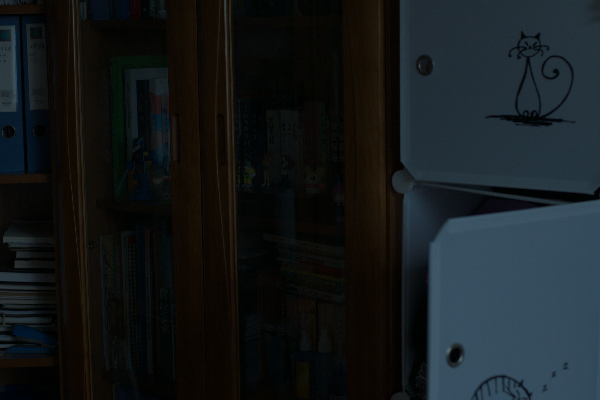
#> input picture data/LOL/eval15/low/1.png, 600 x 400 px, found by its file name
$ jupyter execute 01_dataset_exploration.ipynb
#> lines starting #> are read from the running program, lines starting #| are printed output that depends on the picture; long printed decimals are rounded
# Dataset Exploration – LOL Dataset

## Objective
This notebook explores the LOL (Low-Light) dataset to understand illumination degradation,
contrast loss, and structural challenges faced by object detection models in low-light images.
This analysis motivates the need for a dedicated image enhancement stage.

[cell 1]
import os
import cv2
import numpy as np
import matplotlib.pyplot as plt

[cell 2]
BASE_PATH = "../data/LOL"

TRAIN_LOW = os.path.join(BASE_PATH, "our485", "low")
TRAIN_HIGH = os.path.join(BASE_PATH, "our485", "high")

TEST_LOW = os.path.join(BASE_PATH, "eval15", "low")
TEST_HIGH = os.path.join(BASE_PATH, "eval15", "high")

print("Train low exists:", os.path.exists(TRAIN_LOW))
print("Train high exists:", os.path.exists(TRAIN_HIGH))
print("Test low exists:", os.path.exists(TEST_LOW))
print("Test high exists:", os.path.exists(TEST_HIGH))

[cell 3]
def load_image(path):
#> called with path = '../data/LOL/our485/low/1.png'
    img = cv2.imread(path)
#> img is the input picture: shape (400, 600, 3); mean B, G, R 27.9, 25.8, 21
#> call 2 of load_image, with path = '../data/LOL/our485/high/1.png'
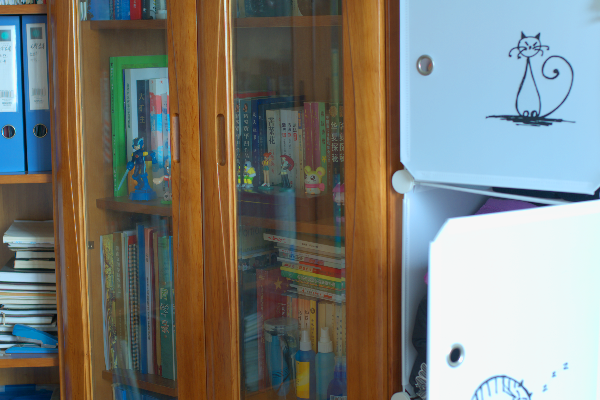
#> input picture data/LOL/eval15/high/1.png, 600 x 400 px, found by its file name
#> in load_image, img is the input picture: shape (400, 600, 3); mean B, G, R 119.7, 126.5, 125.2
    if img is None:
        return None
    return img


def show_image(img, title):
#> called with title = 'Low-Light Image'
    img = cv2.cvtColor(img, cv2.COLOR_BGR2RGB)
    plt.figure(figsize=(4,4))
    plt.imshow(img)
    plt.title(title)
    plt.axis("off")
    plt.show()

[cell 4]
low_images = sorted(os.listdir(TRAIN_LOW))
high_images = sorted(os.listdir(TRAIN_HIGH))

low_img_path = os.path.join(TRAIN_LOW, low_images[0])
high_img_path = os.path.join(TRAIN_HIGH, high_images[0])

low_img = load_image(low_img_path)
high_img = load_image(high_img_path)

show_image(low_img, "Low-Light Image")
show_image(high_img, "Normal-Light (Ground Truth)")

[cell 5]
def plot_intensity_histogram(img, title):
#> called with title = 'Low-Light Intensity Distribution'
    gray = cv2.cvtColor(img, cv2.COLOR_BGR2GRAY)
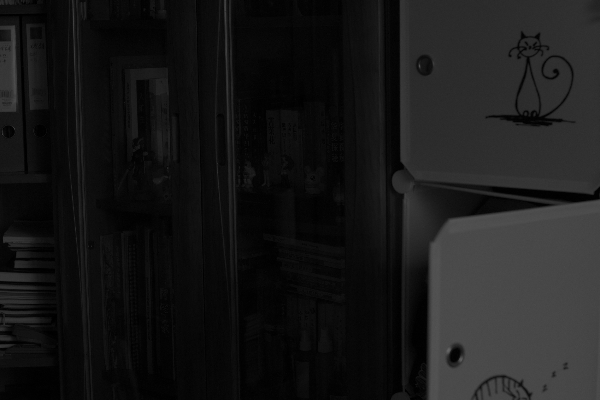
#> gray: shape (400, 600); min 0, max 100, mean 24.6
    plt.figure(figsize=(5,3))
    plt.hist(gray.ravel(), bins=256)
    plt.title(title)
    plt.xlabel("Pixel Intensity")
    plt.ylabel("Frequency")
    plt.show()
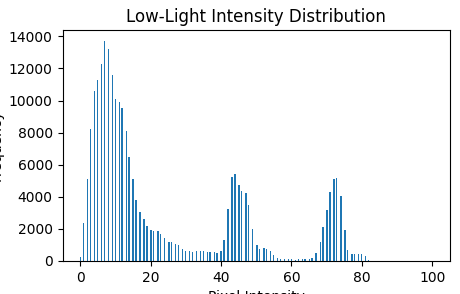
#> figure drawn by matplotlib, 1 panel; tallest bar 13714 high, from x = 6.64 to 7.03


plot_intensity_histogram(low_img, "Low-Light Intensity Distribution")
plot_intensity_histogram(high_img, "Normal-Light Intensity Distribution")
#> call 2 of plot_intensity_histogram, with title = 'Normal-Light Intensity Distribution'
#> in plot_intensity_histogram (call 2), `gray = cv2.cvtColor(img, cv2.COLOR_BGR2GRAY)`:
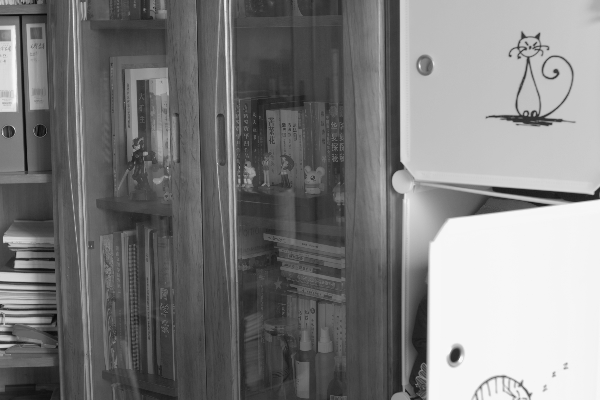
#> gray: shape (400, 600); min 8, max 247, mean 125.4
#> in plot_intensity_histogram (call 2), `plt.show()`:
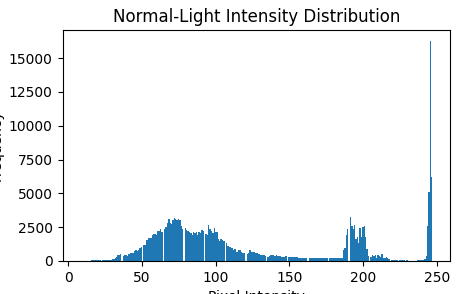
#> figure drawn by matplotlib, 1 panel; tallest bar 16257 high, from x = 245.1 to 246.1

[cell 6]
edges_low = cv2.Canny(cv2.cvtColor(low_img, cv2.COLOR_BGR2GRAY), 50, 150)
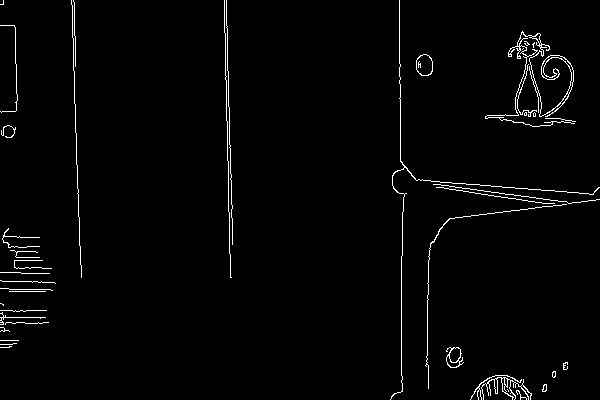
#> edges_low: shape (400, 600); 1.9% white in thin lines or dots
edges_high = cv2.Canny(cv2.cvtColor(high_img, cv2.COLOR_BGR2GRAY), 50, 150)
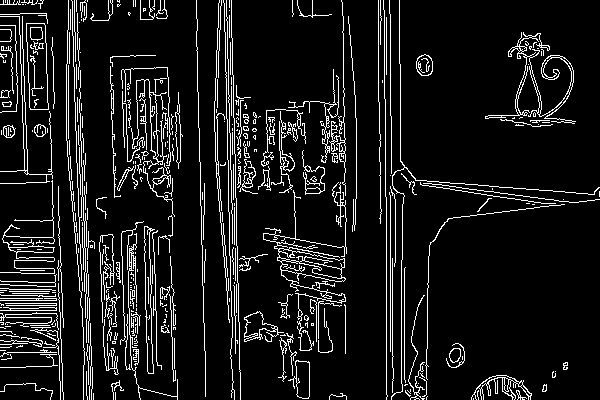
#> edges_high: shape (400, 600); 9.7% white in thin lines or dots

plt.figure(figsize=(8,4))

plt.subplot(1,2,1)
plt.imshow(edges_low, cmap="gray")
plt.title("Edges in Low-Light Image")
plt.axis("off")

plt.subplot(1,2,2)
plt.imshow(edges_high, cmap="gray")
plt.title("Edges in Normal-Light Image")
plt.axis("off")

plt.show()

[cell 7]
def contrast_metric(img):
    gray = cv2.cvtColor(img, cv2.COLOR_BGR2GRAY)
    return gray.std()

print("Contrast (Low-Light):", contrast_metric(low_img))
#| Contrast (Low-Light): 23.293
print("Contrast (Normal-Light):", contrast_metric(high_img))
#| Contrast (Normal-Light): 66.572
